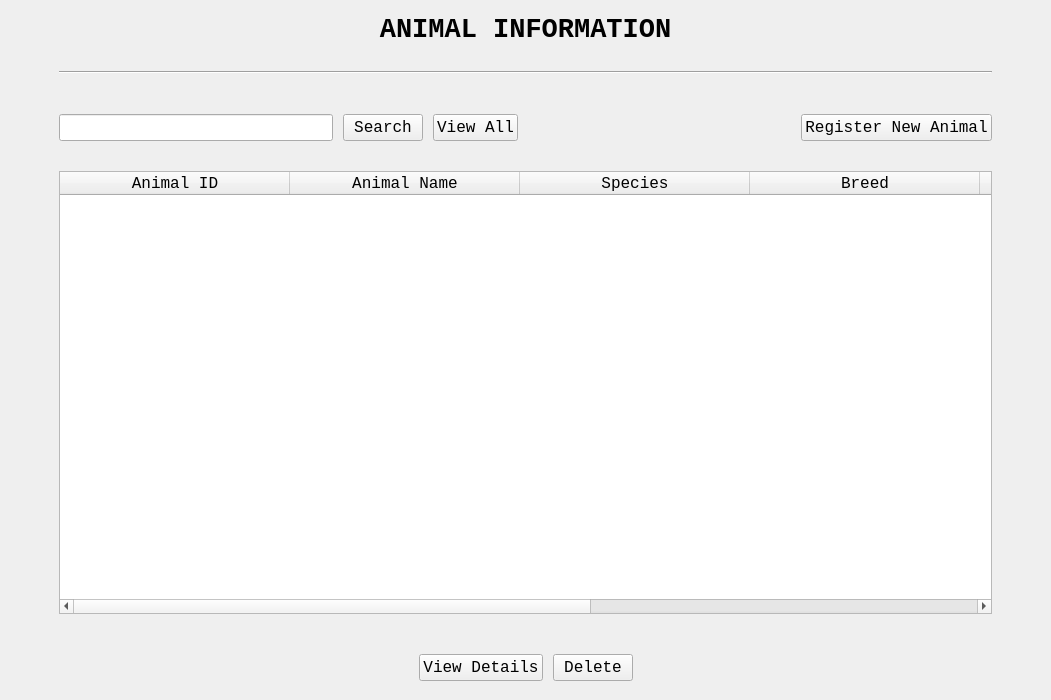
<?xml version="1.0" encoding="UTF-8"?>
<ui version="4.0">
 <class>MainWindow</class>
 <widget class="QMainWindow" name="MainWindow">
  <property name="geometry">
   <rect>
    <x>0</x>
    <y>0</y>
    <width>1051</width>
    <height>700</height>
   </rect>
  </property>
  <property name="windowTitle">
   <string>AnimalInformation</string>
  </property>
  <widget class="QWidget" name="centralwidget">
   <layout class="QVBoxLayout" name="verticalLayout_3">
    <item>
     <layout class="QVBoxLayout" name="verticalLayout_4" stretch="0,0,0,15,1">
      <property name="spacing">
       <number>20</number>
      </property>
      <property name="leftMargin">
       <number>50</number>
      </property>
      <property name="topMargin">
       <number>0</number>
      </property>
      <property name="rightMargin">
       <number>50</number>
      </property>
      <property name="bottomMargin">
       <number>0</number>
      </property>
      <item>
       <layout class="QGridLayout" name="gridLayout_12">
        <property name="leftMargin">
         <number>5</number>
        </property>
        <property name="topMargin">
         <number>5</number>
        </property>
        <property name="rightMargin">
         <number>5</number>
        </property>
        <property name="bottomMargin">
         <number>5</number>
        </property>
        <property name="spacing">
         <number>5</number>
        </property>
        <item row="0" column="0">
         <widget class="QLabel" name="label_3">
          <property name="font">
           <font>
            <family>Courier New</family>
            <pointsize>20</pointsize>
            <weight>75</weight>
            <bold>true</bold>
            <kerning>true</kerning>
           </font>
          </property>
          <property name="text">
           <string>ANIMAL INFORMATION</string>
          </property>
          <property name="alignment">
           <set>Qt::AlignCenter</set>
          </property>
         </widget>
        </item>
       </layout>
      </item>
      <item>
       <widget class="Line" name="line">
        <property name="orientation">
         <enum>Qt::Horizontal</enum>
        </property>
       </widget>
      </item>
      <item>
       <layout class="QGridLayout" name="gridLayout_13">
        <property name="topMargin">
         <number>20</number>
        </property>
        <property name="bottomMargin">
         <number>10</number>
        </property>
        <property name="spacing">
         <number>10</number>
        </property>
        <item row="1" column="5">
         <widget class="QPushButton" name="button_animal_reg">
          <property name="font">
           <font>
            <family>Courier New</family>
            <pointsize>12</pointsize>
            <weight>50</weight>
            <bold>false</bold>
            <kerning>true</kerning>
           </font>
          </property>
          <property name="cursor">
           <cursorShape>PointingHandCursor</cursorShape>
          </property>
          <property name="text">
           <string>Register New Animal</string>
          </property>
          <property name="iconSize">
           <size>
            <width>16</width>
            <height>16</height>
           </size>
          </property>
         </widget>
        </item>
        <item row="1" column="2">
         <widget class="QPushButton" name="button_animal_search">
          <property name="font">
           <font>
            <family>Courier New</family>
            <pointsize>12</pointsize>
            <weight>50</weight>
            <bold>false</bold>
            <kerning>true</kerning>
           </font>
          </property>
          <property name="cursor">
           <cursorShape>PointingHandCursor</cursorShape>
          </property>
          <property name="text">
           <string>Search</string>
          </property>
         </widget>
        </item>
        <item row="1" column="0">
         <widget class="QLineEdit" name="line_animal_search_2">
          <property name="font">
           <font>
            <family>Courier New</family>
            <pointsize>12</pointsize>
            <weight>50</weight>
            <bold>false</bold>
            <kerning>true</kerning>
           </font>
          </property>
         </widget>
        </item>
        <item row="1" column="4">
         <spacer name="horizontalSpacer_4">
          <property name="orientation">
           <enum>Qt::Horizontal</enum>
          </property>
          <property name="sizeHint" stdset="0">
           <size>
            <width>40</width>
            <height>20</height>
           </size>
          </property>
         </spacer>
        </item>
        <item row="1" column="3">
         <widget class="QPushButton" name="button_animal_view_all">
          <property name="font">
           <font>
            <family>Courier New</family>
            <pointsize>12</pointsize>
            <weight>50</weight>
            <bold>false</bold>
            <kerning>true</kerning>
           </font>
          </property>
          <property name="cursor">
           <cursorShape>PointingHandCursor</cursorShape>
          </property>
          <property name="text">
           <string>View All</string>
          </property>
         </widget>
        </item>
       </layout>
      </item>
      <item>
       <layout class="QGridLayout" name="gridLayout_14">
        <property name="bottomMargin">
         <number>10</number>
        </property>
        <item row="3" column="0">
         <widget class="QTableWidget" name="table_animal">
          <property name="sizePolicy">
           <sizepolicy hsizetype="Expanding" vsizetype="Expanding">
            <horstretch>100</horstretch>
            <verstretch>0</verstretch>
           </sizepolicy>
          </property>
          <property name="font">
           <font>
            <family>Courier New</family>
            <pointsize>12</pointsize>
            <weight>50</weight>
            <bold>false</bold>
            <kerning>true</kerning>
           </font>
          </property>
          <property name="cursor" stdset="0">
           <cursorShape>ArrowCursor</cursorShape>
          </property>
          <property name="sizeAdjustPolicy">
           <enum>QAbstractScrollArea::AdjustToContents</enum>
          </property>
          <property name="selectionMode">
           <enum>QAbstractItemView::SingleSelection</enum>
          </property>
          <property name="selectionBehavior">
           <enum>QAbstractItemView::SelectRows</enum>
          </property>
          <property name="showGrid">
           <bool>true</bool>
          </property>
          <property name="sortingEnabled">
           <bool>true</bool>
          </property>
          <property name="rowCount">
           <number>0</number>
          </property>
          <attribute name="horizontalHeaderCascadingSectionResizes">
           <bool>false</bool>
          </attribute>
          <attribute name="horizontalHeaderMinimumSectionSize">
           <number>39</number>
          </attribute>
          <attribute name="horizontalHeaderDefaultSectionSize">
           <number>230</number>
          </attribute>
          <attribute name="horizontalHeaderShowSortIndicator" stdset="0">
           <bool>true</bool>
          </attribute>
          <attribute name="horizontalHeaderStretchLastSection">
           <bool>false</bool>
          </attribute>
          <attribute name="verticalHeaderVisible">
           <bool>false</bool>
          </attribute>
          <attribute name="verticalHeaderDefaultSectionSize">
           <number>50</number>
          </attribute>
          <column>
           <property name="text">
            <string>Animal ID</string>
           </property>
          </column>
          <column>
           <property name="text">
            <string>Animal Name</string>
           </property>
          </column>
          <column>
           <property name="text">
            <string>Species</string>
           </property>
          </column>
          <column>
           <property name="text">
            <string>Breed</string>
           </property>
          </column>
          <column>
           <property name="text">
            <string>Color</string>
           </property>
          </column>
          <column>
           <property name="text">
            <string>Owner Name</string>
           </property>
          </column>
          <column>
           <property name="text">
            <string>Phone Number</string>
           </property>
          </column>
         </widget>
        </item>
       </layout>
      </item>
      <item>
       <layout class="QGridLayout" name="gridLayout_15" columnstretch="0,0,0,0,0">
        <property name="leftMargin">
         <number>10</number>
        </property>
        <property name="topMargin">
         <number>10</number>
        </property>
        <property name="rightMargin">
         <number>10</number>
        </property>
        <property name="bottomMargin">
         <number>10</number>
        </property>
        <property name="spacing">
         <number>10</number>
        </property>
        <item row="0" column="2">
         <widget class="QPushButton" name="button_animal_details">
          <property name="font">
           <font>
            <family>Courier New</family>
            <pointsize>12</pointsize>
            <weight>50</weight>
            <bold>false</bold>
            <kerning>true</kerning>
           </font>
          </property>
          <property name="cursor">
           <cursorShape>PointingHandCursor</cursorShape>
          </property>
          <property name="text">
           <string>View Details</string>
          </property>
         </widget>
        </item>
        <item row="0" column="0">
         <spacer name="horizontalSpacer_7">
          <property name="orientation">
           <enum>Qt::Horizontal</enum>
          </property>
          <property name="sizeHint" stdset="0">
           <size>
            <width>40</width>
            <height>20</height>
           </size>
          </property>
         </spacer>
        </item>
        <item row="0" column="4">
         <spacer name="horizontalSpacer_8">
          <property name="orientation">
           <enum>Qt::Horizontal</enum>
          </property>
          <property name="sizeHint" stdset="0">
           <size>
            <width>40</width>
            <height>20</height>
           </size>
          </property>
         </spacer>
        </item>
        <item row="0" column="3">
         <widget class="QPushButton" name="button_delete_animal_info">
          <property name="font">
           <font>
            <family>Courier New</family>
            <pointsize>12</pointsize>
           </font>
          </property>
          <property name="cursor">
           <cursorShape>PointingHandCursor</cursorShape>
          </property>
          <property name="text">
           <string>Delete</string>
          </property>
         </widget>
        </item>
       </layout>
      </item>
     </layout>
    </item>
   </layout>
  </widget>
 </widget>
 <resources/>
 <connections/>
</ui>
